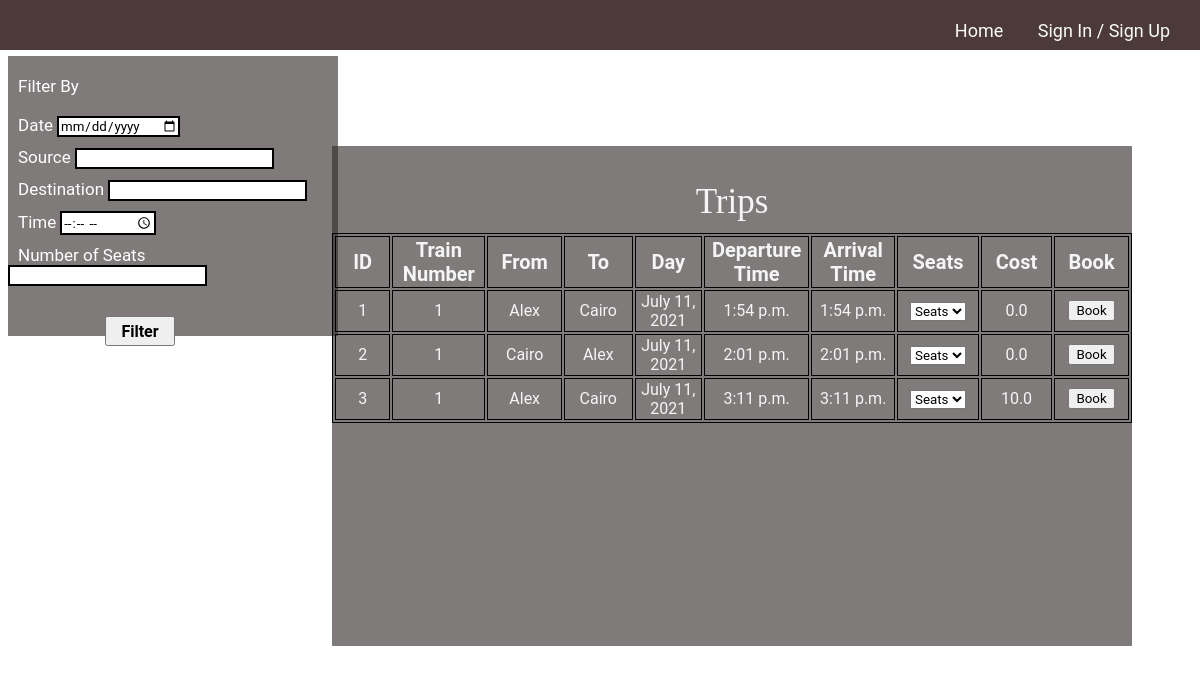
The page / on the database its author committed.
### blog/models.py (models this page shows, shortened)
class Trip(models.Model):
    train = models.ForeignKey(
        Train, on_delete=models.CASCADE, related_name="TripTrain")
    source = models.ForeignKey(
        Station, on_delete=models.CASCADE, related_name="TripSource", null=False)
    destination = models.ForeignKey(
        Station, on_delete=models.CASCADE, related_name="TripDest", null=False)
    day = models.DateField(null=False)
    start_Time = models.TimeField(null=False)
    end_Time = models.TimeField(null=False)
    price = models.FloatField(null=False, default=0)
    Remaining_seats = models.IntegerField(default=0, editable=False)
    seats = models.IntegerField(default=0, editable=False)

class Train(models.Model):
    Number_of_seats = models.IntegerField(default=0)
    source = models.ForeignKey(
        Station, on_delete=models.CASCADE, related_name="TrainSource", null=False)
    destination = models.ForeignKey(
        Station, on_delete=models.CASCADE, related_name="TrainDest", null=False)

class Station(models.Model):
    id = models.IntegerField(default=-1, primary_key=True)
    stationName = models.CharField(max_length=15)

### blog/views.py (the view)
# urls.py: 2. Add a URL to urlpatterns:  path('', views.home, name='home')
@never_cache
def home(request):
    trips = Trip.objects.all()
    return render(request, 'sitePages/home.html', {'trips': trips})

### blog/tags/tags.py (called while the page is built)
@register.simple_tag
def tripSeat(trip):
    book = Book.objects.filter(trip = trip.id)
    bookSeats = book.values_list('seatTrain', flat=True)
    seats = []
    i = 1
    while i <= trip.seats:
        if i not in bookSeats:
            seats.append(i)
        i = i+1
    return seats

### templates/sitePages/home.html (shortened to what this page needs)
{% extends "base.html" %}
{% load static %}
{% load tags %}
{% block head %}
<link rel="stylesheet" href="{% static 'css/homePage.css' %}">
{% endblock%}
{% block content %}
<div class="filter">
    <span><label for="Filter options" id="label1"> Filter By</label></span>
    <br> <br>
    <div id="Filter options">
        <label for="option1"> Date</label>
        <input type="date" id="option1" name="option1"><br>
        <label for="option2"> Source</label>
        <input type="text" id="option2" name="option2"><br>
        <label for="option3"> Destination</label>
        <input type="text" id="option3" name="option3"><br>
        <label for="option4"> Time</label>
        <input type="time" id="option4" name="option4"><br>
        <label for="option5"> Number of Seats</label>
        <input type="text" id="option5" name="option5"><br>
    </div>
    <button> Filter</button>
</div>
<div class="trips" style="overflow: auto;">
    <p> Trips</p>
    <table>
        <tr>
            <th>ID</th>
            <th>Train Number</th>
            <th>From</th>
            <th>To</th>
            <th>Day</th>
            <th>Departure Time</th>
            <th>Arrival Time</th>
            <th>Seats</th>
            <th>Cost</th>
            <th>Book</th>
        </tr>
        {% for trip in trips %}
            <tr id = "{{trip.id}}">
                <td>{{trip.id}}</td>
                <td>{{ trip.train.id }}</td>
                <td>{{trip.source.stationName}}</td>
                <td>{{trip.destination.stationName}}</td>
                <td>{{trip.day}}</td>
                <td>{{trip.start_Time}}</td>
                <td>{{trip.end_Time}}</td>
                <td>
                    <select>
                        <option selected hidden>Seats</option>
                        {% tripSeat trip as seats %}
                    </select>
                </td>
                <td>{{trip.price}}</td>
                <td>
                    <a href="{% url 'blog:certainTrip' trip.id %}"><button>Book</button></a>
                </td>
            </tr>
        {% empty %}
        <tr id="notrip">
            <td colspan="10">No Trips Available</td>
        </tr>
        {% endfor %}
    </table>
</div>
{% endblock content %}

### static/css/basePage.css (style rules this page uses)
* { box-sizing: border-box; }

### static/css/homePage.css (style rules this page uses)
* { box-sizing: border-box; font-family: 'Roboto', sans-serif; }
body { overflow: scroll; }
.filter { display: inline-block; align-items: center; margin-top: 4%; background: rgba(51, 46, 45, 0.63); width: 330px; height: 280px; padding-top: 20px; position: absolute; }
.filter label { font-size: 17px; color: white; margin-left: 10px; }
.filter input { border: 2px solid black; margin-bottom: 10px; }
.filter button { height: 30px; width: 70px; margin-left: 97px; margin-top: 20px; font-size: 16px; font-weight: bold; }
.trips p { font-family: 'Times New Roman', Times, serif; font-size: 35px; color: whitesmoke; text-align: center; padding-top: 0.5px; }
.trips { top: 17%; margin-left: 27%; background: rgba(51, 46, 45, 0.63); width: 800px; height: 500px; margin-top: 10px; position: absolute; }
table, th, td { margin-top: -3%; border: 1px solid black; table-layout: fixed; text-align: center; }
th { width: 133.3px; height: 40px; font-size: 20px; color: whitesmoke; font-weight: bold; }
td { width: 114.28px; height: 30px; font-size: 16px; color: whitesmoke; }

### rows shown on the page
Trip: id "1", train.id "1", source.stationName "Alex", destination.stationName "Cairo", day "July 11, 2021", start_Time "1:54 p.m.", end_Time "1:54 p.m.", price "0.0"
Trip: id "2", train.id "1", source.stationName "Cairo", destination.stationName "Alex", day "July 11, 2021", start_Time "2:01 p.m.", end_Time "2:01 p.m.", price "0.0"
Trip: id "3", train.id "1", source.stationName "Alex", destination.stationName "Cairo", day "July 11, 2021", start_Time "3:11 p.m.", end_Time "3:11 p.m.", price "10.0"
